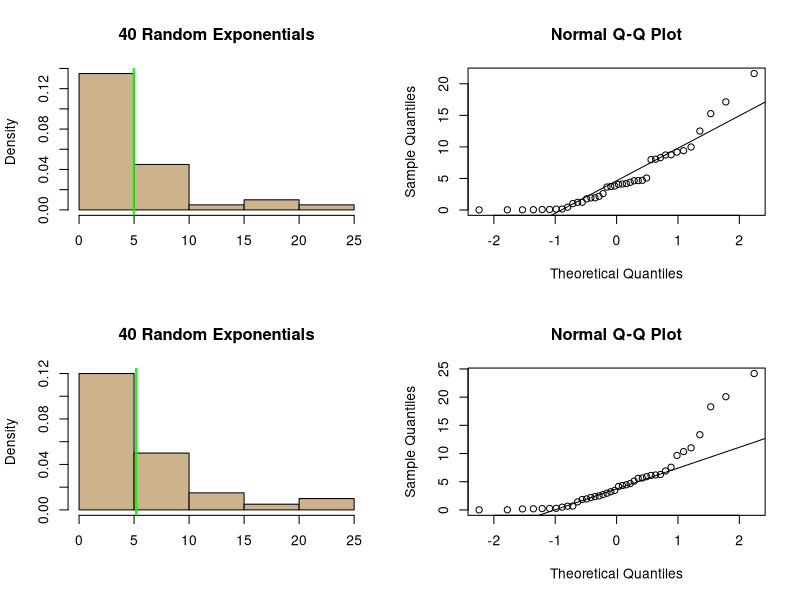
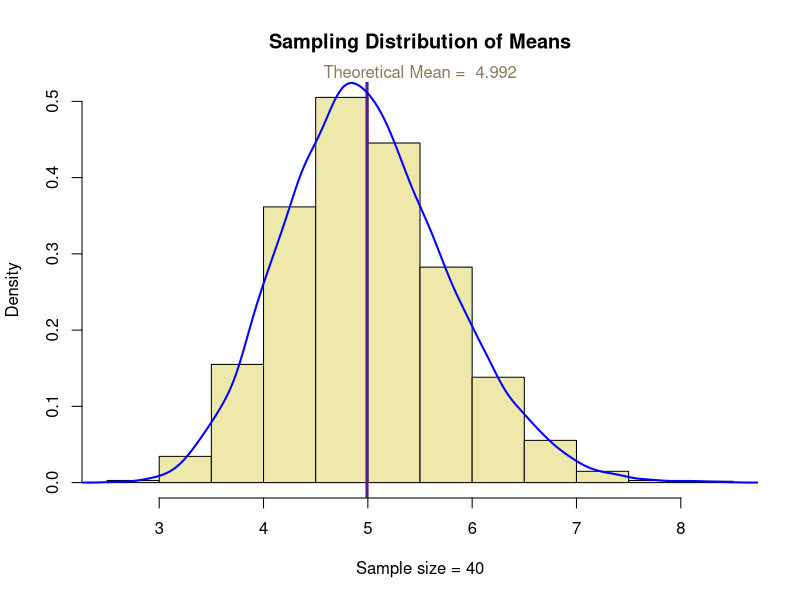
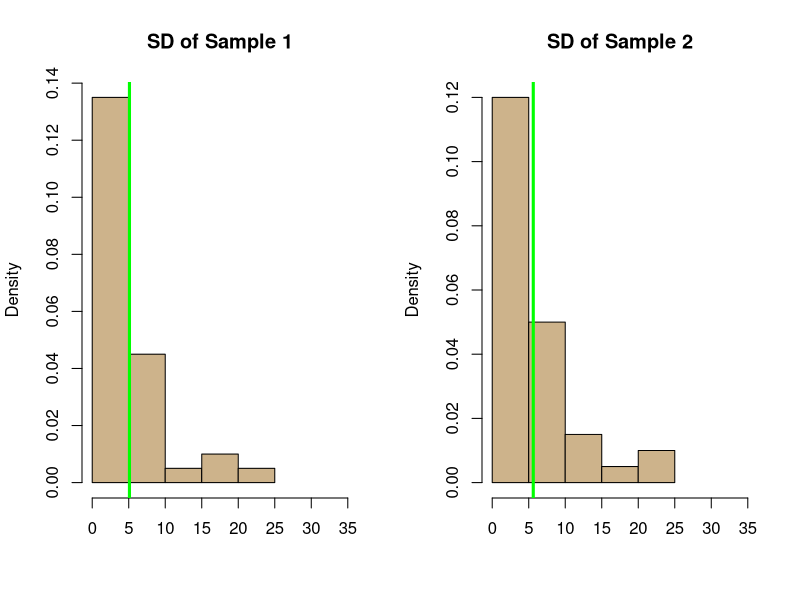
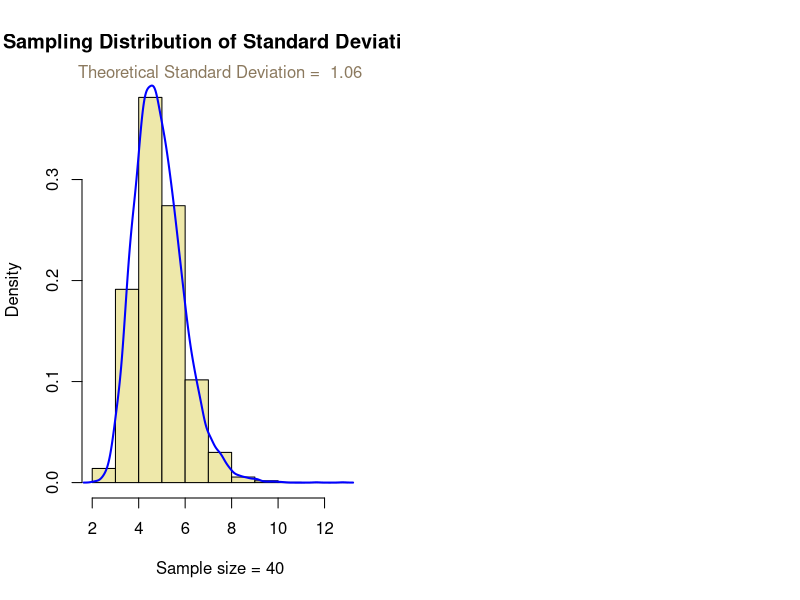

Here is the R script that generated these plots, in order:
## ---- chunk 1
knitr::opts_chunk$set(fig.path='figures/')
## ---- chunk 2
set.seed(1234)
## ---- chunk 3
lambda <- 0.2
n <- 40
sample1 <- rexp(n, lambda)
## ---- chunk 4
set.seed(9898)
sample2 <- rexp(n, lambda)
## ---- chunk 5
sample1_mean <- mean(sample1)
sample2_mean <- mean(sample2)
sample1_var <- var(sample1)
sample2_var <- var(sample2)
sample1_sd <- sd(sample1)
sample2_sd <- sd(sample2)
Sample <- c("Sample 1", "Sample 2")
Mean <- c(round(sample1_mean, 2), round(sample2_mean, 2))
Var <- c(round(sample1_var, 2), round(sample2_var, 2))
StdDev <- c(round(sample1_sd, 2), round(sample2_sd, 2))
theTable <- data.frame(Sample, Mean, Var, StdDev)
rownames(theTable) <- NULL
knitr::kable(theTable)
## ---- chunk 6
original_par <- par(no.readonly = TRUE)
par(mfrow=c(2,2))
title <- "40 Random Exponentials"
hist(sample1, prob = TRUE, col = "navajowhite3", border = "black", xlab = "", main = title)
abline(v = mean(sample1), col = "green", lwd = 2)
qqnorm(sample1);qqline(sample1)
hist(sample2, prob = TRUE, col = "navajowhite3", border = "black", xlab = "", main = title)
abline(v = mean(sample2), col = "green", lwd = 2)
qqnorm(sample2);qqline(sample2)
par(original_par)
## ---- chunk 7
main.title <- "Sampling Distribution of Means"
xbar <- NULL
ul <- 10000
for (i in 1:ul) {xbar <- c(xbar, mean(rexp(n, lambda) ) ) }
hist(xbar, prob = TRUE, xlab = "Sample size = 40", main = main.title, col = "palegoldenrod")
abline(v = mean(xbar), col = "purple4", lwd = 3)
mtext(paste("Theoretical Mean = ", round(mean(xbar), 3)), col = "navajowhite4")
lines(density(xbar), col="blue", lwd=2)
## ---- chunk 8
sample1_var <- var(sample1)
sample1_sd <- sd(sample1)
sample2_var <- var(sample2)
sample2_sd <- sd(sample2)
Sample <- c("Sample 1", "Sample 2")
Variance <- c(round(sample1_var, 2), round(sample2_var, 2))
StdDev <- c(round(sample1_sd, 2), round(sample2_sd, 2))
theTable <- data.frame(Sample, Variance, StdDev)
rownames(theTable) <- NULL
knitr::kable(theTable)
## ---- chunk 9
original_par <- par(no.readonly = TRUE)
par(mfrow=c(1,2))
title1 <- "SD of Sample 1"; title2 <- "SD of Sample 2"
hist(sample1, prob = TRUE, col = "navajowhite3", xlim = c(0, 35), xlab = "", main = title1)
abline(v = sd(sample1), col = "green", lwd = 3)
hist(sample2, prob = TRUE, col = "navajowhite3", xlim = c(0, 35), xlab = "", main = title2)
abline(v = sd(sample2), col = "green", lwd = 3)
## ---- chunk 10
x_label = "Sample size = 40"
main_title = "Sampling Distribution of Standard Deviations"
stddevs <- NULL
ul <- 10000
for (i in 1:ul) {stddevs <- c(stddevs, sd(rexp(n, lambda) ) ) }
hist(stddevs, prob = TRUE, xlab = x_label, main = main_title, col = "palegoldenrod")
mtext(paste("Theoretical Standard Deviation = ", round(sd(stddevs), 3)), col = "navajowhite4")
lines(density(stddevs), col="blue", lwd=2)
